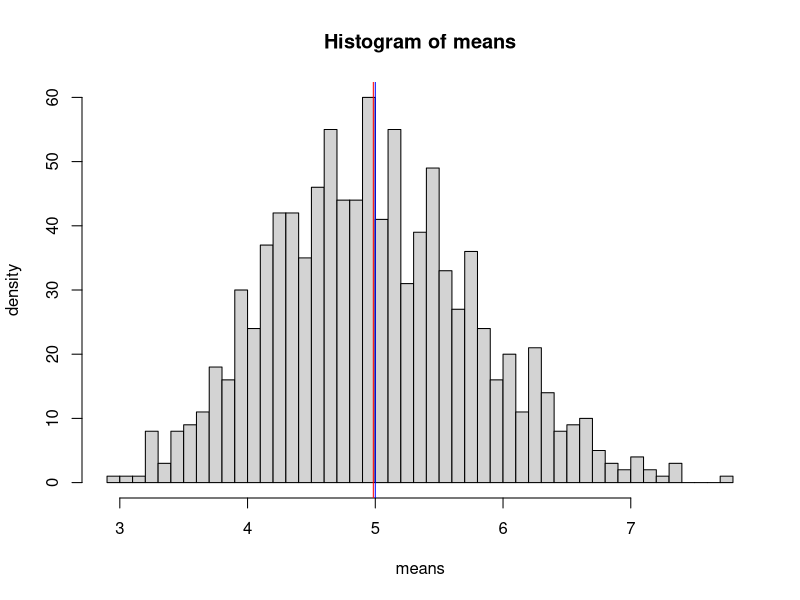

The R source for this figure:
## ---- chunk 1
means <- 1:1000
## ---- chunk 2
lambda <- 0.2
observations <- 40
## ---- chunk 3
set.seed(20150124)
for (simulation in 1:1000) { means[simulation] <- mean(rexp(n = observations, rate = lambda)) }
## ---- chunk 4
simulations_mean_of_means <- mean(means)
theoretical_mean <- 1/lambda
mean_difference <- abs(theoretical_mean - simulations_mean_of_means)
## ---- chunk 5
simulations_variance <- var(means)
theoretical_variance <- (1/lambda)^2 / observations 
variance_difference <- abs(theoretical_variance - simulations_variance)
## ---- chunk 6
simulations_sd <- sd(means)
theoretical_sd <- (1/lambda) / sqrt(observations)
sd_difference <- abs(theoretical_sd - simulations_sd)
## ---- chunk 7
hist(means, breaks=40, ylab="density")
abline(v = theoretical_mean, col = "blue")
abline(v = simulations_mean_of_means, col = "red")
